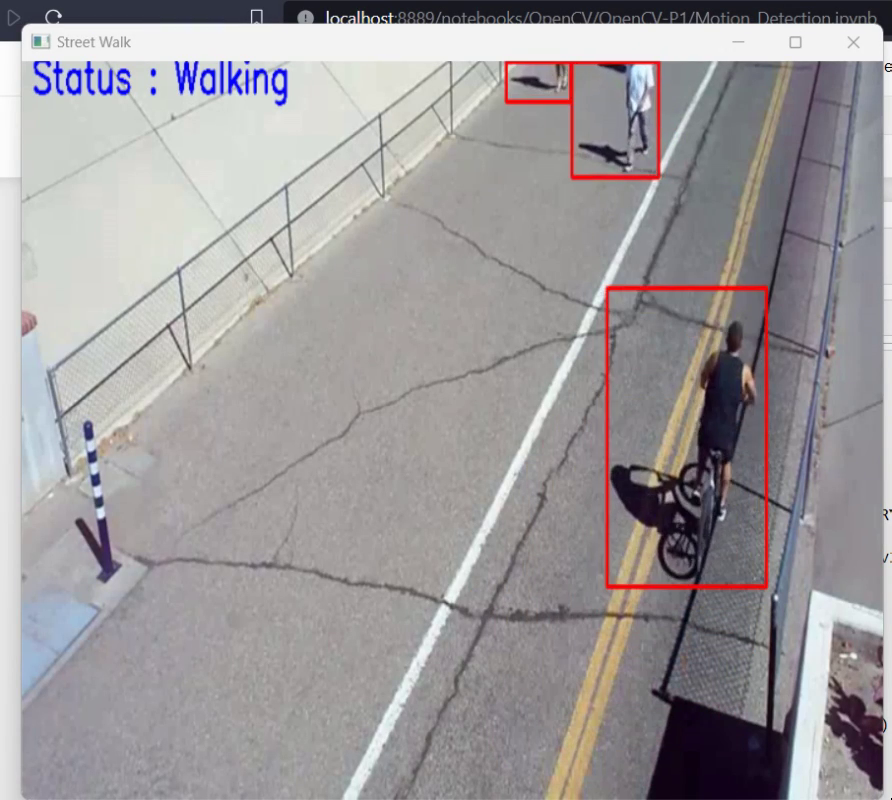
#> input picture frame 84 of rec_1.mp4, 892 x 800 px, given in place of pdtr_2.mp4, which was not available
$ jupyter execute Motion_Detection.ipynb
#> lines starting #> are read from the running program, lines starting #| are printed output that depends on the picture; after the words box and inside, x2 and y2 are one past the last pixel; in counts of white or black regions, pixels touching at a corner belong together; pictures that were not available may be replaced by others from this repository, and a replacement may not be noted
[cell 1]
import cv2
import numpy as np

[cell 2]
cap = cv2.VideoCapture("pdtr_2.mp4")

[cell 3]
ret, frame1 = cap.read()
#> frame1 is the input picture: shape (800, 892, 3); mean B, G, R 156.2, 154.2, 158
ret, frame2 = cap.read()
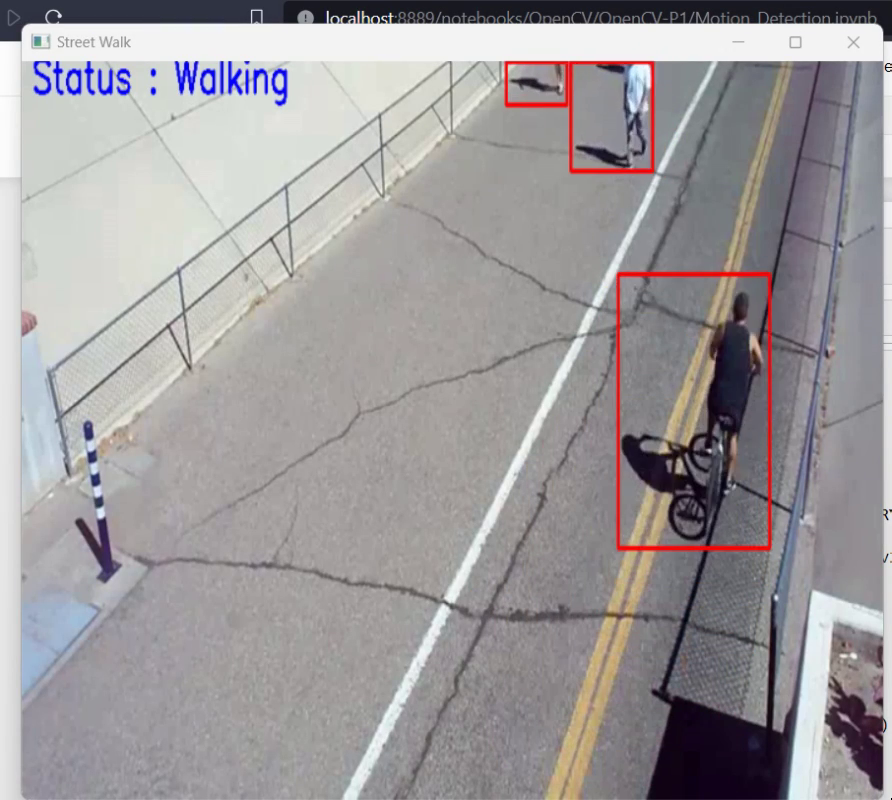
#> input picture frame 85 of rec_1.mp4, 892 x 800 px, given in place of pdtr_2.mp4, which was not available
#> frame2 is the input picture: shape (800, 892, 3); mean B, G, R 156.3, 154.4, 158.1

while cap.isOpened():
    diff = cv2.absdiff(frame1,frame2)
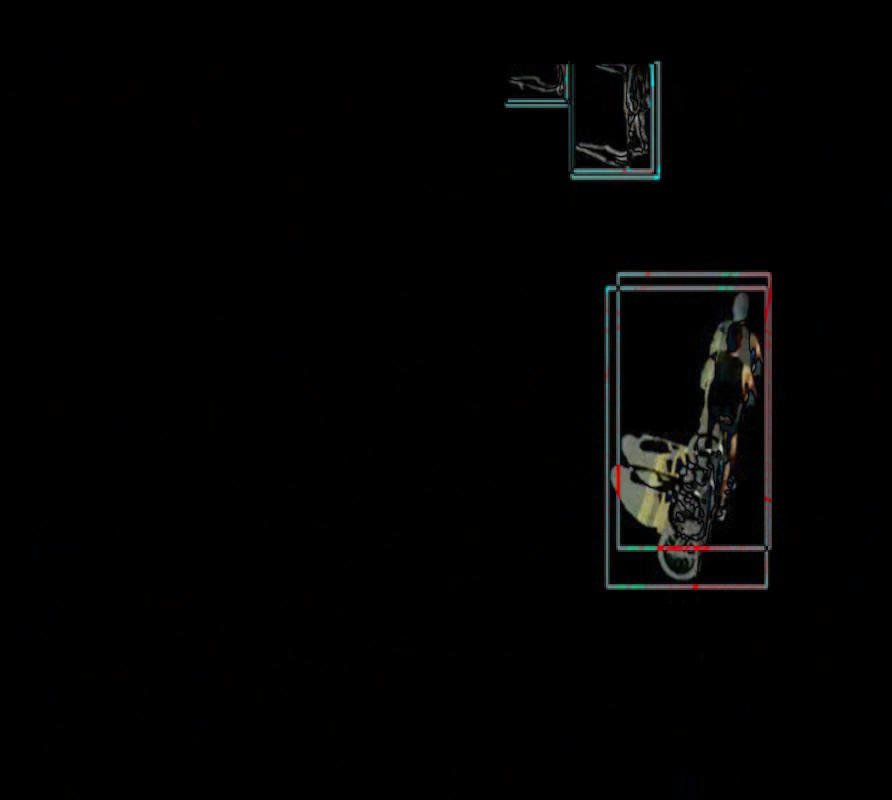
#> diff: shape (800, 892, 3); mean B, G, R 3, 3.2, 3.2
    gray = cv2.cvtColor(diff,cv2.COLOR_BGR2GRAY)
    blur = cv2.GaussianBlur(gray,(5,5), 0)
    _,thresh = cv2.threshold(blur,20,255, cv2.THRESH_BINARY)
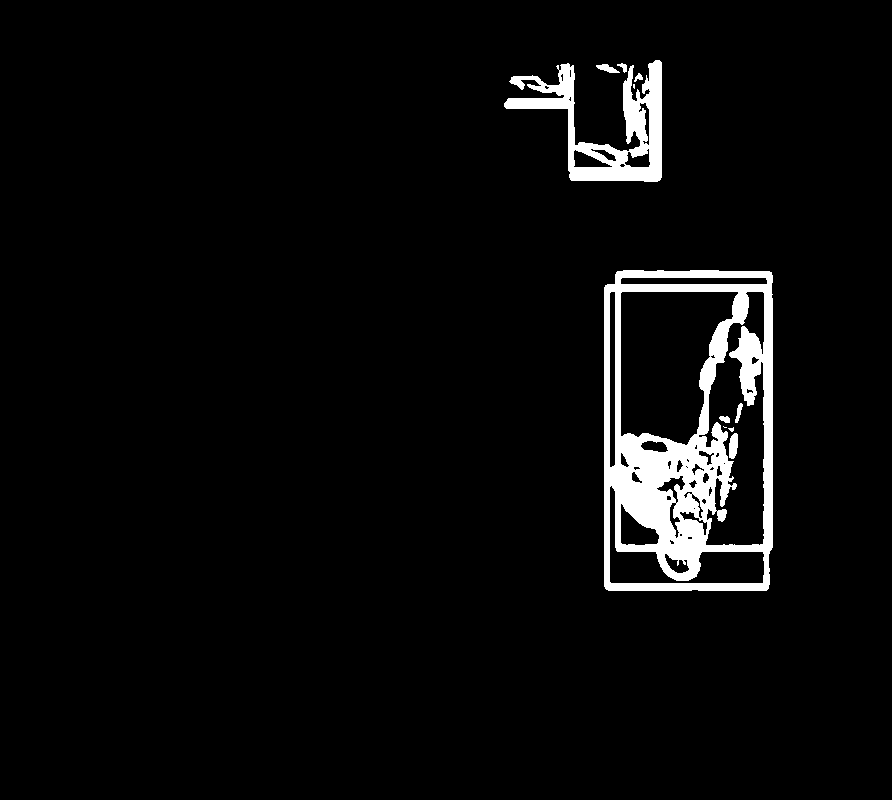
#> thresh: shape (800, 892); 4.4% white; 11 white regions (3 under 20 px), largest, box (x1, y1, x2, y2) and area: (604, 270, 773, 591) 23759, (504, 60, 662, 182) 6799, (729, 433, 738, 459) 190
    dilate = cv2.dilate(thresh,None, iterations = 3)
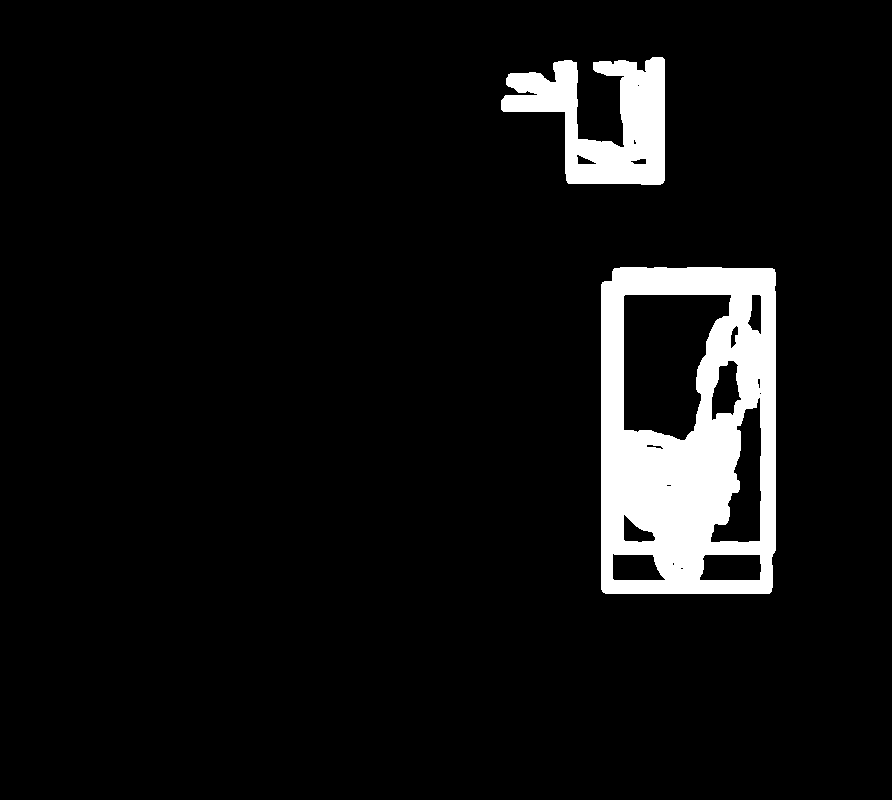
#> dilate: shape (800, 892); 6.8% white; 2 white regions
    contours, _ = cv2.findContours(dilate,cv2.RETR_TREE,cv2.CHAIN_APPROX_SIMPLE)
#> contours = 20 contours, 6 with area under 20; largest, box (x1, y1, x2, y2) and area: (601, 267, 776, 594) 56321, (623, 294, 732, 441) 11568, (501, 57, 665, 185) 11004, (710, 397, 762, 543) 3706, (699, 554, 762, 581) 1514

    #cv2.drawContours(frame1, contours, -1, (0,0,255), 3)
    for contour in contours:
        (x,y,w,h) = cv2.boundingRect(contour)
        if cv2.contourArea(contour) < 800:
            continue
        cv2.rectangle(frame1,(x,y),(x+w,y+h),(0,0,255),2)
        cv2.putText(frame1,"Status : {}".format('Walking'),(10,20),cv2.FONT_HERSHEY_SIMPLEX, 1, (255,0,0), 2)
#> this loop made 20 passes
#> (x, y, w, h) on passes 1, 2, 3, 4, 5, 6, 7, 8, 9, 11, 12, 13: (601, 267, 175, 327), (680, 567, 4, 3), (672, 562, 3, 4), (699, 554, 63, 27), (612, 553, 54, 28), (623, 514, 33, 29), (666, 484, 6, 3), (646, 444, 18, 6), (710, 397, 52, 146), (757, 378, 4, 11), (711, 360, 31, 61), (730, 325, 9, 24)
#> (contour, x, y, w, h) on passes 10, 20: ([[759, 393], [760, 392], [761, 393], [760, 394]], 759, 392, 3, 3), ([[637, 85], [638, 84], [639, 85], [638, 86]], 637, 84, 3, 3)
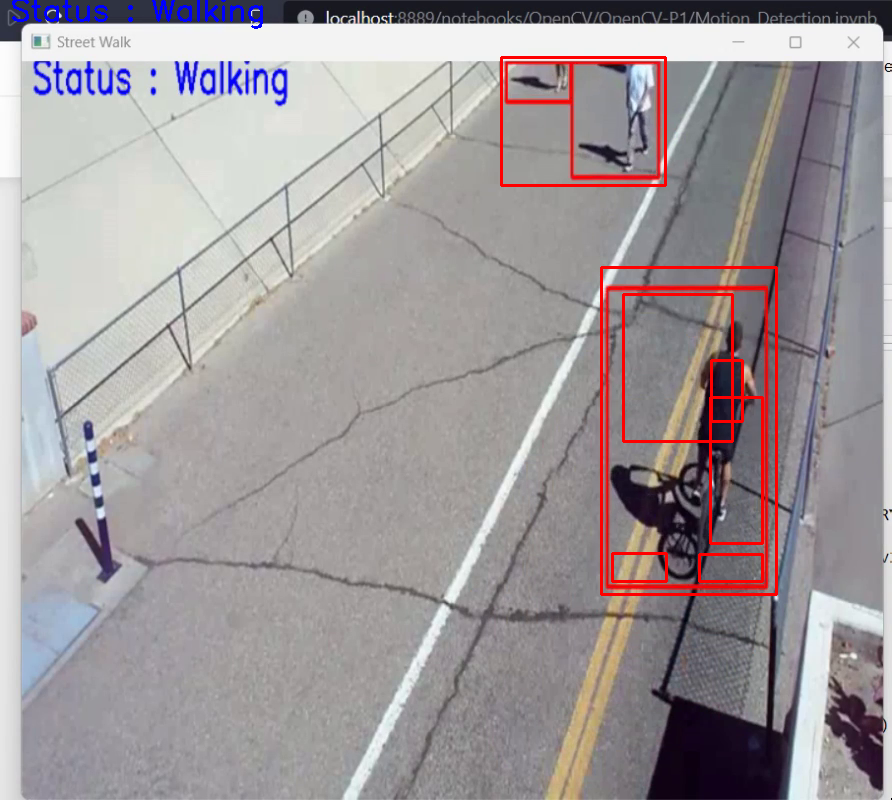
#> frame1: shape (800, 892, 3); 1.49% of pixels changed, all inside (x1, y1, x2, y2) = (12, 0, 778, 596)

    resize_frame = cv2.resize(frame1,(700,600))
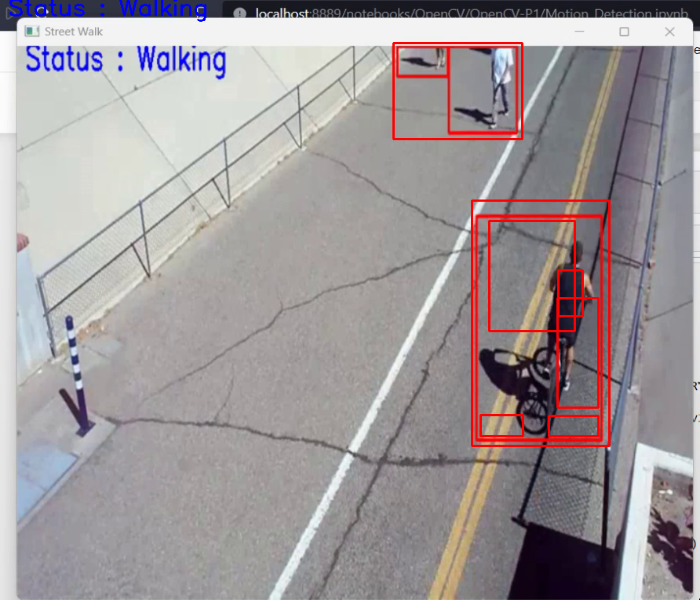
#> resize_frame: shape (600, 700, 3); mean B, G, R 155, 152.5, 159.5
    cv2.imshow("Street Walk",resize_frame)
    frame1 = frame2
    ret,frame2 = cap.read()

    if cv2.waitKey(100) & 0xff == ord('q'):
#> (key q is pressed here)
        break
cap.release()
cv2.destroyAllWindows()
